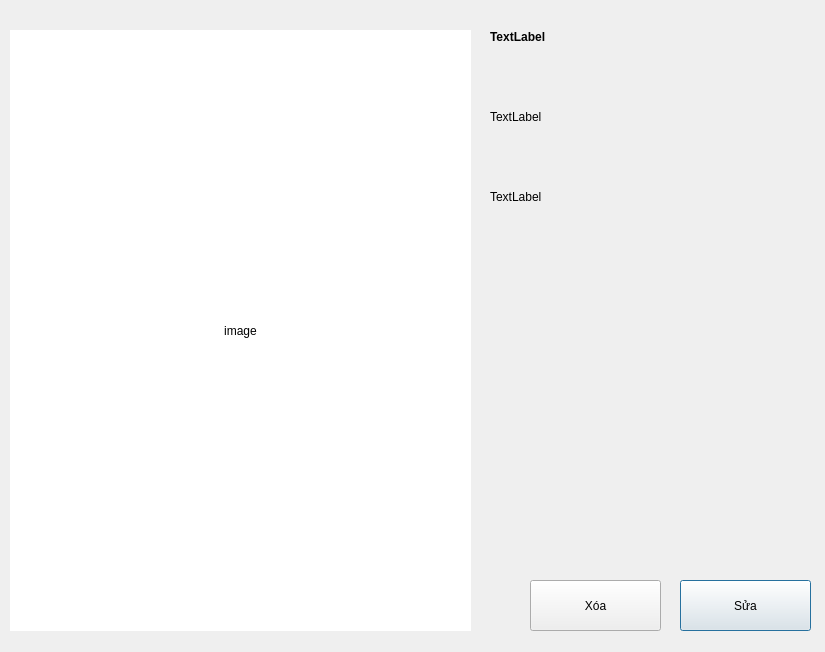
<?xml version="1.0" encoding="UTF-8"?>
<ui version="4.0">
 <class>Dialog</class>
 <widget class="QDialog" name="Dialog">
  <property name="geometry">
   <rect>
    <x>0</x>
    <y>0</y>
    <width>825</width>
    <height>652</height>
   </rect>
  </property>
  <property name="windowTitle">
   <string>Dialog</string>
  </property>
  <widget class="QLabel" name="image">
   <property name="geometry">
    <rect>
     <x>10</x>
     <y>30</y>
     <width>461</width>
     <height>601</height>
    </rect>
   </property>
   <property name="styleSheet">
    <string notr="true">background: white</string>
   </property>
   <property name="text">
    <string>image</string>
   </property>
   <property name="scaledContents">
    <bool>true</bool>
   </property>
   <property name="alignment">
    <set>Qt::AlignCenter</set>
   </property>
  </widget>
  <widget class="QPushButton" name="btn_edit">
   <property name="geometry">
    <rect>
     <x>680</x>
     <y>580</y>
     <width>131</width>
     <height>51</height>
    </rect>
   </property>
   <property name="text">
    <string>Sửa</string>
   </property>
  </widget>
  <widget class="QPushButton" name="btn_del">
   <property name="geometry">
    <rect>
     <x>530</x>
     <y>580</y>
     <width>131</width>
     <height>51</height>
    </rect>
   </property>
   <property name="text">
    <string>Xóa</string>
   </property>
  </widget>
  <widget class="QWidget" name="widget" native="true">
   <property name="geometry">
    <rect>
     <x>490</x>
     <y>30</y>
     <width>311</width>
     <height>531</height>
    </rect>
   </property>
   <widget class="QWidget" name="layoutWidget">
    <property name="geometry">
     <rect>
      <x>0</x>
      <y>0</y>
      <width>311</width>
      <height>531</height>
     </rect>
    </property>
    <layout class="QVBoxLayout" name="readLayout" stretch="1,1,5">
     <property name="spacing">
      <number>6</number>
     </property>
     <item>
      <widget class="QLabel" name="name">
       <property name="styleSheet">
        <string notr="true">font: 75 18pt &quot;Roboto&quot;;
font-weight: 700</string>
       </property>
       <property name="text">
        <string>TextLabel</string>
       </property>
       <property name="alignment">
        <set>Qt::AlignLeading|Qt::AlignLeft|Qt::AlignTop</set>
       </property>
       <property name="wordWrap">
        <bool>true</bool>
       </property>
      </widget>
     </item>
     <item>
      <widget class="QLabel" name="price">
       <property name="styleSheet">
        <string notr="true">font: 14pt &quot;Roboto&quot;;</string>
       </property>
       <property name="text">
        <string>TextLabel</string>
       </property>
       <property name="alignment">
        <set>Qt::AlignLeading|Qt::AlignLeft|Qt::AlignTop</set>
       </property>
       <property name="wordWrap">
        <bool>true</bool>
       </property>
      </widget>
     </item>
     <item>
      <widget class="QLabel" name="description">
       <property name="styleSheet">
        <string notr="true">font: 14pt &quot;Roboto&quot;;</string>
       </property>
       <property name="text">
        <string>TextLabel</string>
       </property>
       <property name="alignment">
        <set>Qt::AlignLeading|Qt::AlignLeft|Qt::AlignTop</set>
       </property>
       <property name="wordWrap">
        <bool>true</bool>
       </property>
      </widget>
     </item>
    </layout>
   </widget>
  </widget>
 </widget>
 <resources/>
 <connections/>
</ui>
